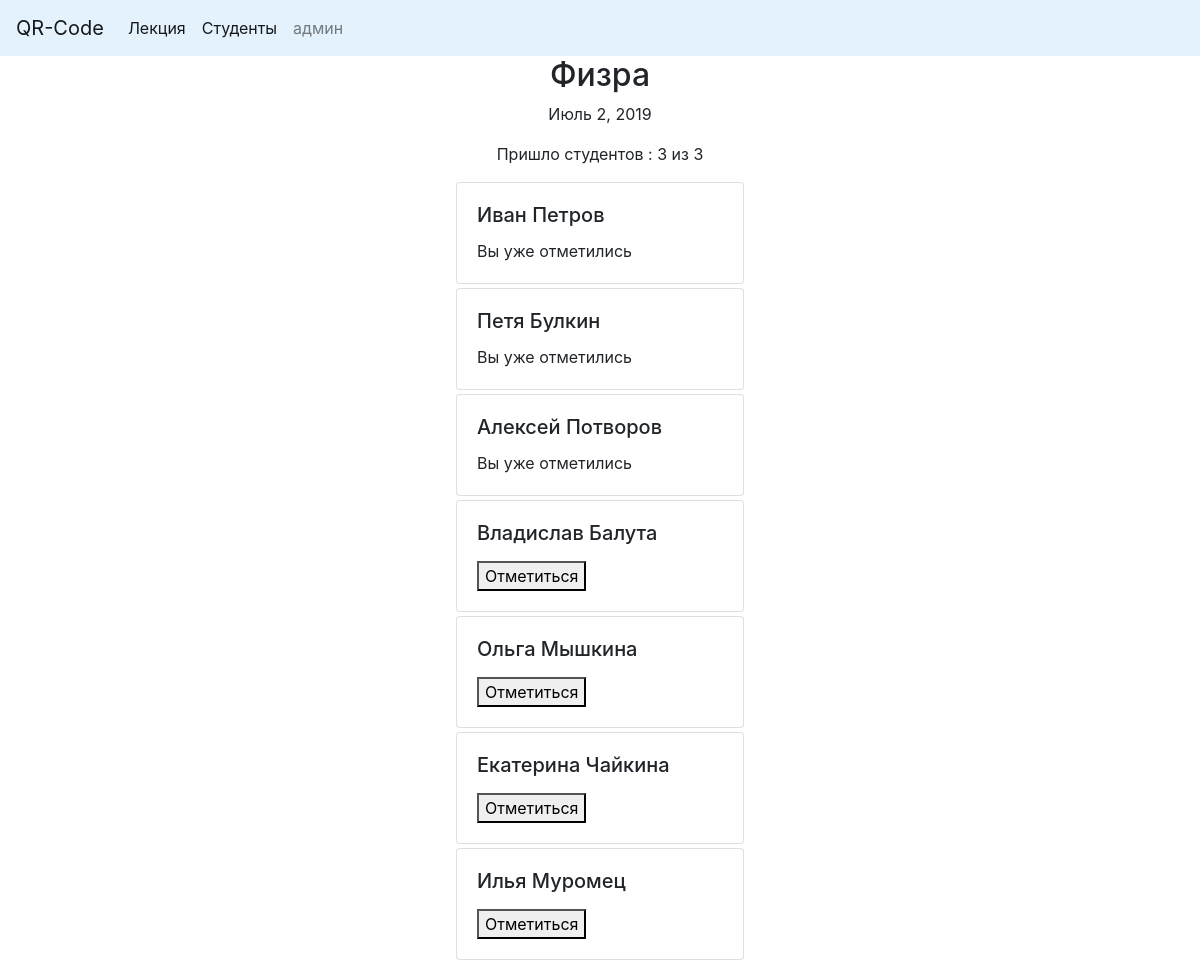
The page /test/4/ on the database its author committed.
### testpages/models.py (models this page shows, shortened)
class Lecture(models.Model):
    title = models.CharField(max_length=50)
    date = models.DateField(auto_created=True)
    count = models.PositiveIntegerField(default=0)
    students_come = models.ManyToManyField('Student', blank=True, related_name='students',)

class Student(models.Model):
    name = models.CharField(max_length=150, unique=True)

### testpages/views.py (the view, shortened to what this page needs)
# urls.py: path('test/<int:id>/', test_id_page, name='test_id_page'),
def test_id_page(request, id):
    ls = Lecture.objects.get(id__iexact=id)
    students = Student.objects.all()
    if request.method == 'GET':
        return render(request, 'testpages/test.html', context={'ls': ls, 'students': students, 'qr': request.build_absolute_uri()})

### testpages/templates/testpages/test.html (shortened to what this page needs)
{% extends 'testpages/base_page.html' %}
{% load qr_code %}
{% block content %}
            <h2 align="center" >{{ls.title}}</h2>
            <p align="center" >{{ls.date}} </p>
            <p align="center" >Пришло студентов : {{ ls.students_come.count }} из {{ls.count}} </p>
{% for student in students %}
{% if student in ls.students_come.all %}
<form action= "#" method="post">
                     <div class="card mt-1 ml-auto mr-auto " style="width: 18rem;">
                         <div class="card-body">
                        <h5 class="card-title">{{ student.name }}</h5>
                        <p class="card-text">Вы уже отметились </p>
                      </div>
                    </div>
                </form>
{% else %}
<form action= "#" method="post">
                     <div class="card mt-1 ml-auto mr-auto " style="width: 18rem;">
                      <div class="card-body">
                        <h5 class="card-title">{{ student.name }}</h5>
                        <button>Отметиться</button>
                      </div>
                    </div>
                </form>
{% endif %}
{% endfor %}
{% endblock %}

### rows shown on the page
Lecture: title "Физра", date "Июль 2, 2019", students_come.count "3", count "3"
Student: name "Иван Петров"
Student: name "Петя Булкин"
Student: name "Алексей Потворов"
Student: name "Владислав Балута"
Student: name "Ольга Мышкина"
Student: name "Екатерина Чайкина"
Student: name "Илья Муромец"
